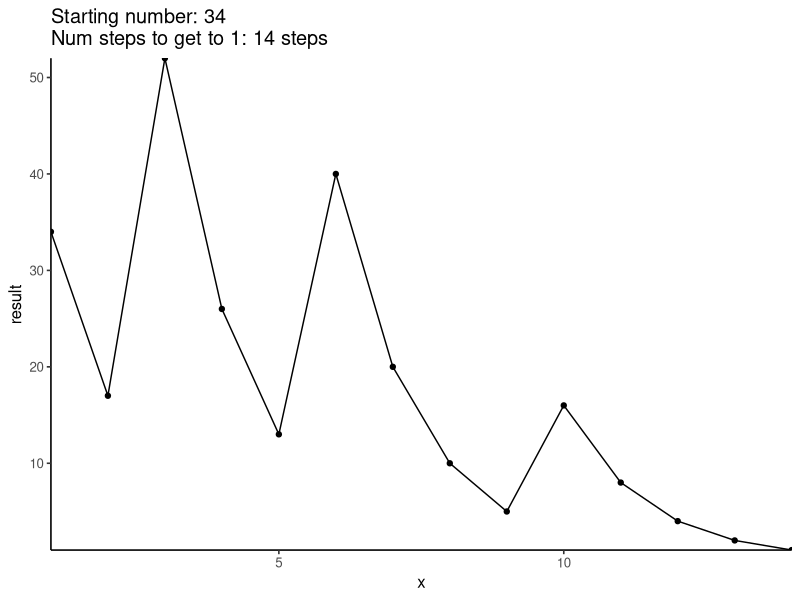

Reproduce this figure in R.


#**********************************************
# Collatz conjecture calculator  
# 2019-01-20
# Nayef 

# references: 
# > https://en.wikipedia.org/wiki/Collatz_conjecture 
# > https://xkcd.com/710/ 

#**********************************************

library(tidyverse)

# function definition: --------
collatz_fn <- function(pos_integer){
    
    count <- 1 
    
    container <- vector()
    container[1] <- pos_integer
    
    while (pos_integer != 1){
        count <- count + 1 
        
        if (pos_integer %% 2 == 0){
            pos_integer <- pos_integer/2
            
        } else {
            pos_integer <- pos_integer*3 + 1
        }
        
        container[count] <- pos_integer
        
    }
    
    return(container)
      
}



# test the function: ---------------------
collatz_fn(3)

df <- collatz_fn(34) %>% 
    as.data.frame() %>% 
    mutate(x = 1:n()) %>% 
    set_names(c("result", "x"))  
    
df %>% 
    ggplot(aes(x = x, 
               y = result)) + 
    
    geom_line() + 
    geom_point() + 
    
    scale_x_continuous(expand = c(0, 0)) + 
    scale_y_continuous(expand = c(0, 0)) + 
    
    labs(title = paste0("Starting number: ", 
                        df$result[1], 
                        "\nNum steps to get to 1: ", 
                        df$x[nrow(df)], 
                        " steps")) + 
    
    theme_classic(base_size = 12)







